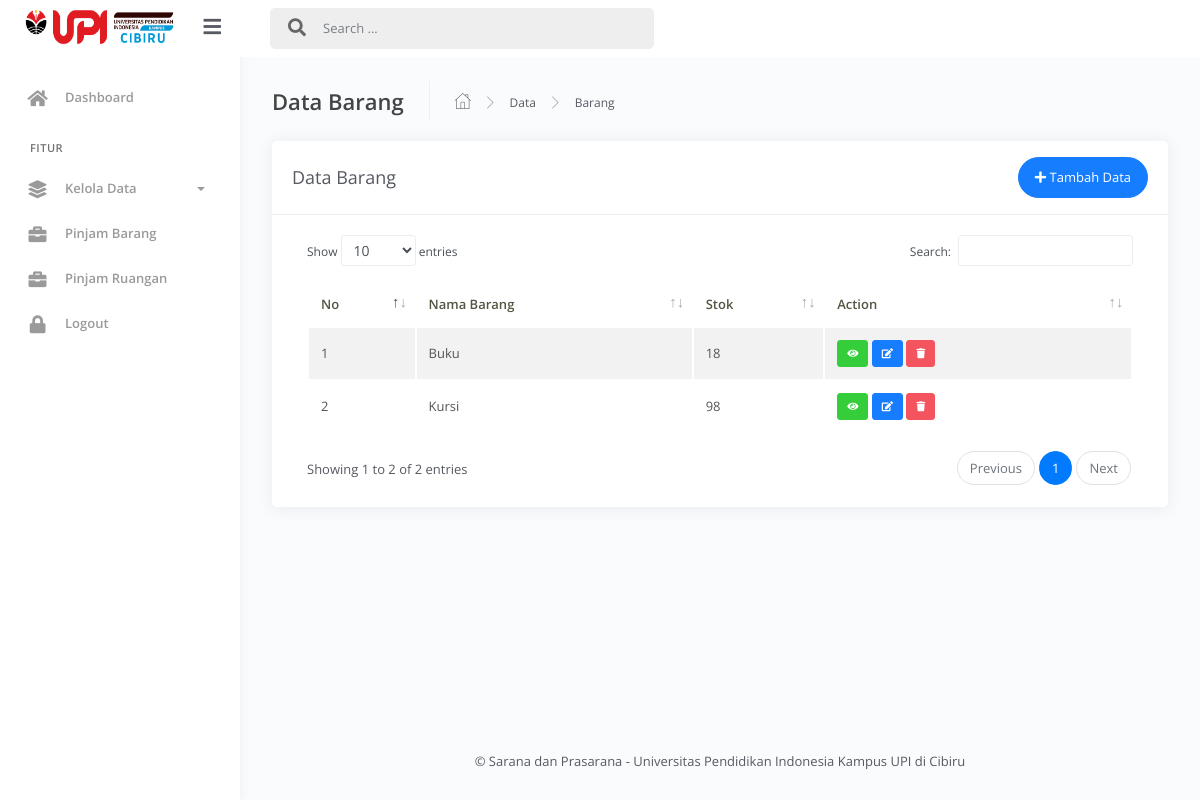
Screenshot of /WebPeminjaman/admin/?view=databarang (signed in) with the database file from the repository.
### tables this page shows
CREATE TABLE `barang` (
  `id` int(11) NOT NULL,
  `nama_barang` varchar(255) DEFAULT NULL,
  `stok` int(11) DEFAULT NULL,
  `deskripsi` text DEFAULT NULL,
  `foto` varchar(255) DEFAULT NULL
);

### WebPeminjaman/admin/master/barang/databarang.php (the view, shortened to what this page needs)
<div class="main-panel">
			<div class="content">
				<div class="page-inner">
					<div class="page-header">
						<h4 class="page-title">Data Barang</h4>
						<ul class="breadcrumbs">
							<li class="nav-home">
								<a href="#">
									<i class="flaticon-home"></i>
								</a>
							</li>
							<li class="separator">
								<i class="flaticon-right-arrow"></i>
							</li>
							<li class="nav-item">
								<a href="#">Data</a>
							</li>
							<li class="separator">
								<i class="flaticon-right-arrow"></i>
							</li>
							<li class="nav-item">
								<a href="#">Barang</a>
							</li>
						</ul>
					</div>
					<div class="row">
						<div class="col-md-12">
							<div class="card">
								<div class="card-header">
									<div class="d-flex align-items-center">
										<h4 class="card-title">Data Barang</h4>
										<button class="btn btn-primary btn-round ml-auto" data-toggle="modal" data-target="#modalAddBarang">
											<i class="fa fa-plus"></i>
											Tambah Data
										</button>
									</div>
								</div>
								<div class="card-body">
									<div class="table-responsive">
										<table id="add-row" class="display table table-striped table-hover" >
											<thead>
												<tr>
													<th>No</th>
													<th>Nama Barang</th>
													<th>Stok</th>
													<th>Action</th>
												</tr>
											</thead>
											<tbody>
												<?php
													$no = 1;
													$query = mysqli_query($conn,'SELECT * from barang');
													while ($barang = mysqli_fetch_array($query)) {
												?>
												<tr>
													<td><?php echo $no++ ?></td>
													<td><?php echo $barang['nama_barang'] ?></td>
													<td><?php echo $barang['stok'] ?></td>
													<td>
														<a href="#modalDetailBarang<?php echo $barang['id'] ?>"  data-toggle="modal" title="Detail" class="btn btn-xs btn-success"><i class="fa fa-eye"></i></a>
														<a href="#modalEditBarang<?php echo $barang['id'] ?>"  data-toggle="modal" title="Edit" class="btn btn-xs btn-primary"><i class="fa fa-edit"></i></a>
														<a href="#modalHapusBarang<?php echo $barang['id'] ?>"  data-toggle="modal" title="Hapus" class="btn btn-xs btn-danger"><i class="fa fa-trash"></i></a>
													</td>
												</tr>
											<?php } ?>
											</tbody>
										</table>
									</div>
								</div>
							</div>
						</div>
					</div>
				</div>
			</div>
			<p class="text-footer text-center p-3">&copy; Sarana dan Prasarana - Universitas Pendidikan Indonesia Kampus UPI di Cibiru</p>
		</div>

### rows the page displays
barang: nama_barang "Buku", stok "18"
barang: nama_barang "Kursi", stok "98"
